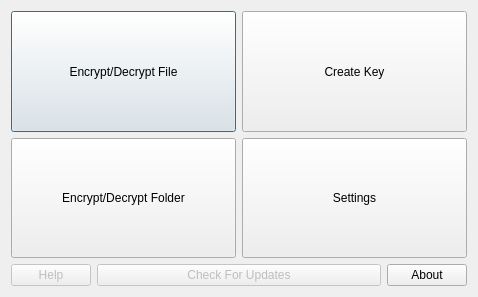
<?xml version="1.0" encoding="UTF-8"?>
<ui version="4.0">
 <class>Dialog</class>
 <widget class="QDialog" name="Dialog">
  <property name="geometry">
   <rect>
    <x>0</x>
    <y>0</y>
    <width>478</width>
    <height>297</height>
   </rect>
  </property>
  <property name="minimumSize">
   <size>
    <width>0</width>
    <height>0</height>
   </size>
  </property>
  <property name="baseSize">
   <size>
    <width>0</width>
    <height>0</height>
   </size>
  </property>
  <property name="cursor">
   <cursorShape>ArrowCursor</cursorShape>
  </property>
  <property name="windowTitle">
   <string>DCCrypt</string>
  </property>
  <property name="windowIcon">
   <iconset resource="resources.qrc">
    <normaloff>:/images/resources/images/DCCrypt_Logo.png</normaloff>:/images/resources/images/DCCrypt_Logo.png</iconset>
  </property>
  <property name="windowOpacity">
   <double>1.000000000000000</double>
  </property>
  <property name="styleSheet">
   <string notr="true"/>
  </property>
  <property name="locale">
   <locale language="English" country="UnitedStates"/>
  </property>
  <property name="sizeGripEnabled">
   <bool>false</bool>
  </property>
  <property name="modal">
   <bool>false</bool>
  </property>
  <layout class="QVBoxLayout" name="verticalLayout">
   <item>
    <layout class="QVBoxLayout" name="mainLayout">
     <item>
      <layout class="QHBoxLayout" name="topLayout">
       <item>
        <layout class="QVBoxLayout" name="topLeftLayout">
         <item>
          <widget class="QPushButton" name="encryptDecryptFileButton">
           <property name="sizePolicy">
            <sizepolicy hsizetype="Preferred" vsizetype="Expanding">
             <horstretch>0</horstretch>
             <verstretch>0</verstretch>
            </sizepolicy>
           </property>
           <property name="minimumSize">
            <size>
             <width>0</width>
             <height>0</height>
            </size>
           </property>
           <property name="text">
            <string>Encrypt/Decrypt File</string>
           </property>
          </widget>
         </item>
         <item>
          <widget class="QPushButton" name="encryptDecryptFolderButton">
           <property name="sizePolicy">
            <sizepolicy hsizetype="Preferred" vsizetype="Expanding">
             <horstretch>0</horstretch>
             <verstretch>0</verstretch>
            </sizepolicy>
           </property>
           <property name="text">
            <string>Encrypt/Decrypt Folder</string>
           </property>
          </widget>
         </item>
        </layout>
       </item>
       <item>
        <layout class="QVBoxLayout" name="topRightLayout">
         <item>
          <widget class="QPushButton" name="createKeyButton">
           <property name="enabled">
            <bool>true</bool>
           </property>
           <property name="sizePolicy">
            <sizepolicy hsizetype="Preferred" vsizetype="Expanding">
             <horstretch>0</horstretch>
             <verstretch>0</verstretch>
            </sizepolicy>
           </property>
           <property name="minimumSize">
            <size>
             <width>0</width>
             <height>0</height>
            </size>
           </property>
           <property name="text">
            <string>Create Key</string>
           </property>
          </widget>
         </item>
         <item>
          <widget class="QPushButton" name="settingsButton">
           <property name="enabled">
            <bool>true</bool>
           </property>
           <property name="sizePolicy">
            <sizepolicy hsizetype="Preferred" vsizetype="Expanding">
             <horstretch>0</horstretch>
             <verstretch>0</verstretch>
            </sizepolicy>
           </property>
           <property name="minimumSize">
            <size>
             <width>0</width>
             <height>0</height>
            </size>
           </property>
           <property name="cursor">
            <cursorShape>ArrowCursor</cursorShape>
           </property>
           <property name="text">
            <string>Settings</string>
           </property>
          </widget>
         </item>
        </layout>
       </item>
      </layout>
     </item>
     <item>
      <layout class="QHBoxLayout" name="bottomLayout">
       <item>
        <widget class="QPushButton" name="helpButton">
         <property name="enabled">
          <bool>false</bool>
         </property>
         <property name="sizePolicy">
          <sizepolicy hsizetype="Minimum" vsizetype="Fixed">
           <horstretch>0</horstretch>
           <verstretch>0</verstretch>
          </sizepolicy>
         </property>
         <property name="maximumSize">
          <size>
           <width>16777215</width>
           <height>16777215</height>
          </size>
         </property>
         <property name="text">
          <string>Help</string>
         </property>
        </widget>
       </item>
       <item>
        <widget class="QPushButton" name="updateButton">
         <property name="enabled">
          <bool>false</bool>
         </property>
         <property name="sizePolicy">
          <sizepolicy hsizetype="MinimumExpanding" vsizetype="Fixed">
           <horstretch>0</horstretch>
           <verstretch>0</verstretch>
          </sizepolicy>
         </property>
         <property name="text">
          <string>Check For Updates</string>
         </property>
        </widget>
       </item>
       <item>
        <widget class="QPushButton" name="aboutButton">
         <property name="enabled">
          <bool>true</bool>
         </property>
         <property name="sizePolicy">
          <sizepolicy hsizetype="Minimum" vsizetype="Fixed">
           <horstretch>0</horstretch>
           <verstretch>0</verstretch>
          </sizepolicy>
         </property>
         <property name="maximumSize">
          <size>
           <width>16777215</width>
           <height>16777215</height>
          </size>
         </property>
         <property name="text">
          <string>About</string>
         </property>
        </widget>
       </item>
      </layout>
     </item>
    </layout>
   </item>
  </layout>
 </widget>
 <layoutdefault spacing="6" margin="11"/>
 <tabstops>
  <tabstop>encryptDecryptFileButton</tabstop>
  <tabstop>encryptDecryptFolderButton</tabstop>
  <tabstop>createKeyButton</tabstop>
  <tabstop>settingsButton</tabstop>
  <tabstop>helpButton</tabstop>
  <tabstop>updateButton</tabstop>
  <tabstop>aboutButton</tabstop>
 </tabstops>
 <resources>
  <include location="resources.qrc"/>
 </resources>
 <connections/>
</ui>
